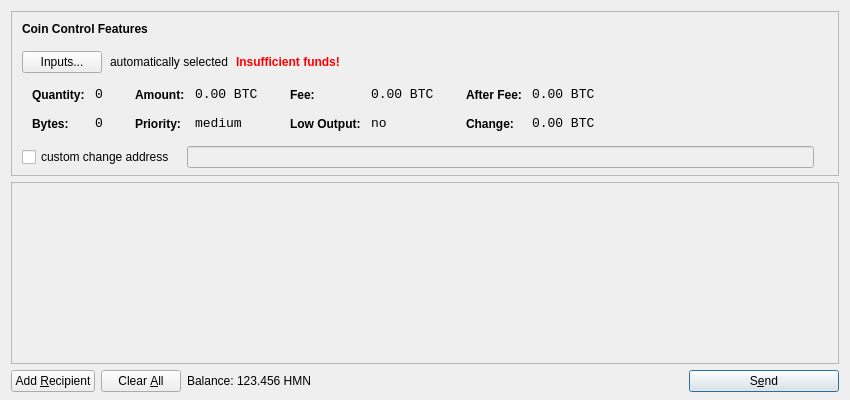
<?xml version="1.0" encoding="UTF-8"?>
<ui version="4.0">
 <class>SendCoinsDialog</class>
 <widget class="QDialog" name="SendCoinsDialog">
  <property name="geometry">
   <rect>
    <x>0</x>
    <y>0</y>
    <width>850</width>
    <height>400</height>
   </rect>
  </property>
  <property name="windowTitle">
   <string>Send Coins</string>
  </property>
  <layout class="QVBoxLayout" name="verticalLayout" stretch="0,1,0">
   <property name="bottomMargin">
    <number>8</number>
   </property>
   <item>
    <widget class="QFrame" name="frameCoinControl">
     <property name="sizePolicy">
      <sizepolicy hsizetype="Expanding" vsizetype="Expanding">
       <horstretch>0</horstretch>
       <verstretch>0</verstretch>
      </sizepolicy>
     </property>
     <property name="maximumSize">
      <size>
       <width>16777215</width>
       <height>16777215</height>
      </size>
     </property>
     <property name="frameShape">
      <enum>QFrame::StyledPanel</enum>
     </property>
     <property name="frameShadow">
      <enum>QFrame::Sunken</enum>
     </property>
     <layout class="QVBoxLayout" name="verticalLayoutCoinControl2">
      <property name="spacing">
       <number>-1</number>
      </property>
      <property name="leftMargin">
       <number>0</number>
      </property>
      <property name="topMargin">
       <number>0</number>
      </property>
      <property name="rightMargin">
       <number>0</number>
      </property>
      <property name="bottomMargin">
       <number>6</number>
      </property>
      <item>
       <layout class="QVBoxLayout" name="verticalLayoutCoinControl" stretch="0,0,0,0,1">
        <property name="spacing">
         <number>0</number>
        </property>
        <property name="leftMargin">
         <number>10</number>
        </property>
        <property name="topMargin">
         <number>10</number>
        </property>
        <item>
         <layout class="QHBoxLayout" name="horizontalLayoutCoinControl1">
          <property name="bottomMargin">
           <number>15</number>
          </property>
          <item>
           <widget class="QLabel" name="labelCoinControlFeatures">
            <property name="sizePolicy">
             <sizepolicy hsizetype="Preferred" vsizetype="Maximum">
              <horstretch>0</horstretch>
              <verstretch>0</verstretch>
             </sizepolicy>
            </property>
            <property name="font">
             <font>
              <weight>75</weight>
              <bold>true</bold>
             </font>
            </property>
            <property name="styleSheet">
             <string notr="true">font-weight:bold;</string>
            </property>
            <property name="text">
             <string>Coin Control Features</string>
            </property>
           </widget>
          </item>
         </layout>
        </item>
        <item>
         <layout class="QHBoxLayout" name="horizontalLayoutCoinControl2" stretch="0,0,0,0">
          <property name="spacing">
           <number>8</number>
          </property>
          <property name="bottomMargin">
           <number>10</number>
          </property>
          <item>
           <widget class="QPushButton" name="pushButtonCoinControl">
            <property name="styleSheet">
             <string notr="true"/>
            </property>
            <property name="text">
             <string>Inputs...</string>
            </property>
           </widget>
          </item>
          <item>
           <widget class="QLabel" name="labelCoinControlAutomaticallySelected">
            <property name="text">
             <string>automatically selected</string>
            </property>
            <property name="margin">
             <number>5</number>
            </property>
           </widget>
          </item>
          <item>
           <widget class="QLabel" name="labelCoinControlInsuffFunds">
            <property name="font">
             <font>
              <weight>75</weight>
              <bold>true</bold>
             </font>
            </property>
            <property name="styleSheet">
             <string notr="true">color:red;font-weight:bold;</string>
            </property>
            <property name="text">
             <string>Insufficient funds!</string>
            </property>
            <property name="margin">
             <number>5</number>
            </property>
           </widget>
          </item>
          <item>
           <spacer name="horizontalSpacerCoinControl">
            <property name="orientation">
             <enum>Qt::Horizontal</enum>
            </property>
            <property name="sizeHint" stdset="0">
             <size>
              <width>40</width>
              <height>1</height>
             </size>
            </property>
           </spacer>
          </item>
         </layout>
        </item>
        <item>
         <widget class="QWidget" name="widgetCoinControl" native="true">
          <property name="sizePolicy">
           <sizepolicy hsizetype="Preferred" vsizetype="Preferred">
            <horstretch>0</horstretch>
            <verstretch>0</verstretch>
           </sizepolicy>
          </property>
          <property name="minimumSize">
           <size>
            <width>0</width>
            <height>0</height>
           </size>
          </property>
          <property name="styleSheet">
           <string notr="true"/>
          </property>
          <layout class="QHBoxLayout" name="horizontalLayoutCoinControl5">
           <property name="margin">
            <number>0</number>
           </property>
           <item>
            <layout class="QHBoxLayout" name="horizontalLayoutCoinControl3" stretch="0,0,0,1">
             <property name="spacing">
              <number>20</number>
             </property>
             <property name="topMargin">
              <number>0</number>
             </property>
             <property name="bottomMargin">
              <number>10</number>
             </property>
             <item>
              <layout class="QFormLayout" name="formLayoutCoinControl1">
               <property name="horizontalSpacing">
                <number>10</number>
               </property>
               <property name="verticalSpacing">
                <number>14</number>
               </property>
               <property name="leftMargin">
                <number>10</number>
               </property>
               <property name="topMargin">
                <number>4</number>
               </property>
               <property name="rightMargin">
                <number>6</number>
               </property>
               <item row="0" column="0">
                <widget class="QLabel" name="labelCoinControlQuantityText">
                 <property name="styleSheet">
                  <string notr="true">font-weight:bold;</string>
                 </property>
                 <property name="text">
                  <string>Quantity:</string>
                 </property>
                 <property name="margin">
                  <number>0</number>
                 </property>
                </widget>
               </item>
               <item row="0" column="1">
                <widget class="QLabel" name="labelCoinControlQuantity">
                 <property name="font">
                  <font>
                   <family>Monospace</family>
                   <pointsize>10</pointsize>
                  </font>
                 </property>
                 <property name="cursor">
                  <cursorShape>IBeamCursor</cursorShape>
                 </property>
                 <property name="contextMenuPolicy">
                  <enum>Qt::ActionsContextMenu</enum>
                 </property>
                 <property name="text">
                  <string notr="true">0</string>
                 </property>
                 <property name="margin">
                  <number>0</number>
                 </property>
                 <property name="textInteractionFlags">
                  <set>Qt::LinksAccessibleByMouse|Qt::TextSelectableByKeyboard|Qt::TextSelectableByMouse</set>
                 </property>
                </widget>
               </item>
               <item row="1" column="0">
                <widget class="QLabel" name="labelCoinControlBytesText">
                 <property name="styleSheet">
                  <string notr="true">font-weight:bold;</string>
                 </property>
                 <property name="text">
                  <string>Bytes:</string>
                 </property>
                </widget>
               </item>
               <item row="1" column="1">
                <widget class="QLabel" name="labelCoinControlBytes">
                 <property name="font">
                  <font>
                   <family>Monospace</family>
                   <pointsize>10</pointsize>
                  </font>
                 </property>
                 <property name="cursor">
                  <cursorShape>IBeamCursor</cursorShape>
                 </property>
                 <property name="contextMenuPolicy">
                  <enum>Qt::ActionsContextMenu</enum>
                 </property>
                 <property name="text">
                  <string notr="true">0</string>
                 </property>
                 <property name="textInteractionFlags">
                  <set>Qt::LinksAccessibleByMouse|Qt::TextSelectableByKeyboard|Qt::TextSelectableByMouse</set>
                 </property>
                </widget>
               </item>
              </layout>
             </item>
             <item>
              <layout class="QFormLayout" name="formLayoutCoinControl2">
               <property name="horizontalSpacing">
                <number>10</number>
               </property>
               <property name="verticalSpacing">
                <number>14</number>
               </property>
               <property name="leftMargin">
                <number>6</number>
               </property>
               <property name="topMargin">
                <number>4</number>
               </property>
               <property name="rightMargin">
                <number>6</number>
               </property>
               <item row="0" column="0">
                <widget class="QLabel" name="labelCoinControlAmountText">
                 <property name="styleSheet">
                  <string notr="true">font-weight:bold;</string>
                 </property>
                 <property name="text">
                  <string>Amount:</string>
                 </property>
                 <property name="margin">
                  <number>0</number>
                 </property>
                </widget>
               </item>
               <item row="0" column="1">
                <widget class="QLabel" name="labelCoinControlAmount">
                 <property name="font">
                  <font>
                   <family>Monospace</family>
                   <pointsize>10</pointsize>
                  </font>
                 </property>
                 <property name="cursor">
                  <cursorShape>IBeamCursor</cursorShape>
                 </property>
                 <property name="contextMenuPolicy">
                  <enum>Qt::ActionsContextMenu</enum>
                 </property>
                 <property name="text">
                  <string notr="true">0.00 BTC</string>
                 </property>
                 <property name="textInteractionFlags">
                  <set>Qt::LinksAccessibleByMouse|Qt::TextSelectableByKeyboard|Qt::TextSelectableByMouse</set>
                 </property>
                </widget>
               </item>
               <item row="1" column="0">
                <widget class="QLabel" name="labelCoinControlPriorityText">
                 <property name="styleSheet">
                  <string notr="true">font-weight:bold;</string>
                 </property>
                 <property name="text">
                  <string>Priority:</string>
                 </property>
                </widget>
               </item>
               <item row="1" column="1">
                <widget class="QLabel" name="labelCoinControlPriority">
                 <property name="font">
                  <font>
                   <family>Monospace</family>
                   <pointsize>10</pointsize>
                  </font>
                 </property>
                 <property name="cursor">
                  <cursorShape>IBeamCursor</cursorShape>
                 </property>
                 <property name="contextMenuPolicy">
                  <enum>Qt::ActionsContextMenu</enum>
                 </property>
                 <property name="text">
                  <string>medium</string>
                 </property>
                 <property name="textInteractionFlags">
                  <set>Qt::LinksAccessibleByMouse|Qt::TextSelectableByKeyboard|Qt::TextSelectableByMouse</set>
                 </property>
                </widget>
               </item>
              </layout>
             </item>
             <item>
              <layout class="QFormLayout" name="formLayoutCoinControl3">
               <property name="horizontalSpacing">
                <number>10</number>
               </property>
               <property name="verticalSpacing">
                <number>14</number>
               </property>
               <property name="leftMargin">
                <number>6</number>
               </property>
               <property name="topMargin">
                <number>4</number>
               </property>
               <property name="rightMargin">
                <number>6</number>
               </property>
               <item row="0" column="0">
                <widget class="QLabel" name="labelCoinControlFeeText">
                 <property name="styleSheet">
                  <string notr="true">font-weight:bold;</string>
                 </property>
                 <property name="text">
                  <string>Fee:</string>
                 </property>
                 <property name="margin">
                  <number>0</number>
                 </property>
                </widget>
               </item>
               <item row="0" column="1">
                <widget class="QLabel" name="labelCoinControlFee">
                 <property name="font">
                  <font>
                   <family>Monospace</family>
                   <pointsize>10</pointsize>
                  </font>
                 </property>
                 <property name="cursor">
                  <cursorShape>IBeamCursor</cursorShape>
                 </property>
                 <property name="contextMenuPolicy">
                  <enum>Qt::ActionsContextMenu</enum>
                 </property>
                 <property name="text">
                  <string notr="true">0.00 BTC</string>
                 </property>
                 <property name="textInteractionFlags">
                  <set>Qt::LinksAccessibleByMouse|Qt::TextSelectableByKeyboard|Qt::TextSelectableByMouse</set>
                 </property>
                </widget>
               </item>
               <item row="1" column="0">
                <widget class="QLabel" name="labelCoinControlLowOutputText">
                 <property name="styleSheet">
                  <string notr="true">font-weight:bold;</string>
                 </property>
                 <property name="text">
                  <string>Low Output:</string>
                 </property>
                </widget>
               </item>
               <item row="1" column="1">
                <widget class="QLabel" name="labelCoinControlLowOutput">
                 <property name="font">
                  <font>
                   <family>Monospace</family>
                   <pointsize>10</pointsize>
                  </font>
                 </property>
                 <property name="cursor">
                  <cursorShape>IBeamCursor</cursorShape>
                 </property>
                 <property name="contextMenuPolicy">
                  <enum>Qt::ActionsContextMenu</enum>
                 </property>
                 <property name="text">
                  <string>no</string>
                 </property>
                 <property name="textInteractionFlags">
                  <set>Qt::LinksAccessibleByMouse|Qt::TextSelectableByKeyboard|Qt::TextSelectableByMouse</set>
                 </property>
                </widget>
               </item>
              </layout>
             </item>
             <item>
              <layout class="QFormLayout" name="formLayoutCoinControl4">
               <property name="horizontalSpacing">
                <number>10</number>
               </property>
               <property name="verticalSpacing">
                <number>14</number>
               </property>
               <property name="leftMargin">
                <number>6</number>
               </property>
               <property name="topMargin">
                <number>4</number>
               </property>
               <property name="rightMargin">
                <number>6</number>
               </property>
               <item row="0" column="0">
                <widget class="QLabel" name="labelCoinControlAfterFeeText">
                 <property name="styleSheet">
                  <string notr="true">font-weight:bold;</string>
                 </property>
                 <property name="text">
                  <string>After Fee:</string>
                 </property>
                 <property name="margin">
                  <number>0</number>
                 </property>
                </widget>
               </item>
               <item row="0" column="1">
                <widget class="QLabel" name="labelCoinControlAfterFee">
                 <property name="font">
                  <font>
                   <family>Monospace</family>
                   <pointsize>10</pointsize>
                  </font>
                 </property>
                 <property name="cursor">
                  <cursorShape>IBeamCursor</cursorShape>
                 </property>
                 <property name="contextMenuPolicy">
                  <enum>Qt::ActionsContextMenu</enum>
                 </property>
                 <property name="text">
                  <string notr="true">0.00 BTC</string>
                 </property>
                 <property name="textInteractionFlags">
                  <set>Qt::LinksAccessibleByMouse|Qt::TextSelectableByKeyboard|Qt::TextSelectableByMouse</set>
                 </property>
                </widget>
               </item>
               <item row="1" column="0">
                <widget class="QLabel" name="labelCoinControlChangeText">
                 <property name="styleSheet">
                  <string notr="true">font-weight:bold;</string>
                 </property>
                 <property name="text">
                  <string>Change:</string>
                 </property>
                </widget>
               </item>
               <item row="1" column="1">
                <widget class="QLabel" name="labelCoinControlChange">
                 <property name="font">
                  <font>
                   <family>Monospace</family>
                   <pointsize>10</pointsize>
                  </font>
                 </property>
                 <property name="cursor">
                  <cursorShape>IBeamCursor</cursorShape>
                 </property>
                 <property name="contextMenuPolicy">
                  <enum>Qt::ActionsContextMenu</enum>
                 </property>
                 <property name="text">
                  <string notr="true">0.00 BTC</string>
                 </property>
                 <property name="textInteractionFlags">
                  <set>Qt::LinksAccessibleByMouse|Qt::TextSelectableByKeyboard|Qt::TextSelectableByMouse</set>
                 </property>
                </widget>
               </item>
              </layout>
             </item>
            </layout>
           </item>
          </layout>
         </widget>
        </item>
        <item>
         <layout class="QHBoxLayout" name="horizontalLayoutCoinControl4" stretch="0,0,0">
          <property name="spacing">
           <number>12</number>
          </property>
          <property name="sizeConstraint">
           <enum>QLayout::SetDefaultConstraint</enum>
          </property>
          <property name="topMargin">
           <number>5</number>
          </property>
          <property name="rightMargin">
           <number>5</number>
          </property>
          <item>
           <widget class="QCheckBox" name="checkBoxCoinControlChange">
            <property name="text">
             <string>custom change address</string>
            </property>
           </widget>
          </item>
          <item>
           <widget class="QLineEdit" name="lineEditCoinControlChange">
            <property name="enabled">
             <bool>false</bool>
            </property>
            <property name="sizePolicy">
             <sizepolicy hsizetype="Expanding" vsizetype="Fixed">
              <horstretch>0</horstretch>
              <verstretch>0</verstretch>
             </sizepolicy>
            </property>
           </widget>
          </item>
          <item>
           <widget class="QLabel" name="labelCoinControlChangeLabel">
            <property name="sizePolicy">
             <sizepolicy hsizetype="Preferred" vsizetype="Expanding">
              <horstretch>0</horstretch>
              <verstretch>0</verstretch>
             </sizepolicy>
            </property>
            <property name="minimumSize">
             <size>
              <width>0</width>
              <height>0</height>
             </size>
            </property>
            <property name="text">
             <string/>
            </property>
            <property name="margin">
             <number>3</number>
            </property>
           </widget>
          </item>
         </layout>
        </item>
        <item>
         <spacer name="verticalSpacerCoinControl">
          <property name="orientation">
           <enum>Qt::Vertical</enum>
          </property>
          <property name="sizeHint" stdset="0">
           <size>
            <width>800</width>
            <height>1</height>
           </size>
          </property>
         </spacer>
        </item>
       </layout>
      </item>
     </layout>
    </widget>
   </item>
   <item>
    <widget class="QScrollArea" name="scrollArea">
     <property name="widgetResizable">
      <bool>true</bool>
     </property>
     <widget class="QWidget" name="scrollAreaWidgetContents">
      <property name="geometry">
       <rect>
        <x>0</x>
        <y>0</y>
        <width>830</width>
        <height>165</height>
       </rect>
      </property>
      <layout class="QVBoxLayout" name="verticalLayout_2">
       <property name="margin">
        <number>0</number>
       </property>
       <item>
        <layout class="QVBoxLayout" name="entries">
         <property name="spacing">
          <number>6</number>
         </property>
        </layout>
       </item>
       <item>
        <spacer name="verticalSpacer">
         <property name="orientation">
          <enum>Qt::Vertical</enum>
         </property>
         <property name="sizeHint" stdset="0">
          <size>
           <width>20</width>
           <height>40</height>
          </size>
         </property>
        </spacer>
       </item>
      </layout>
     </widget>
    </widget>
   </item>
   <item>
    <layout class="QHBoxLayout" name="horizontalLayout">
     <item>
      <widget class="QPushButton" name="addButton">
       <property name="toolTip">
        <string>Send to multiple recipients at once</string>
       </property>
       <property name="text">
        <string>Add &amp;Recipient</string>
       </property>
       <property name="icon">
        <iconset resource="../bitcoin.qrc">
         <normaloff>:/icons/add</normaloff>:/icons/add</iconset>
       </property>
       <property name="autoDefault">
        <bool>false</bool>
       </property>
      </widget>
     </item>
     <item>
      <widget class="QPushButton" name="clearButton">
       <property name="sizePolicy">
        <sizepolicy hsizetype="Minimum" vsizetype="Fixed">
         <horstretch>0</horstretch>
         <verstretch>0</verstretch>
        </sizepolicy>
       </property>
       <property name="toolTip">
        <string>Remove all transaction fields</string>
       </property>
       <property name="text">
        <string>Clear &amp;All</string>
       </property>
       <property name="icon">
        <iconset resource="../bitcoin.qrc">
         <normaloff>:/icons/remove</normaloff>:/icons/remove</iconset>
       </property>
       <property name="autoRepeatDelay">
        <number>300</number>
       </property>
       <property name="autoDefault">
        <bool>false</bool>
       </property>
      </widget>
     </item>
     <item>
      <layout class="QHBoxLayout" name="horizontalLayout_2">
       <property name="spacing">
        <number>3</number>
       </property>
       <item>
        <widget class="QLabel" name="label">
         <property name="text">
          <string>Balance:</string>
         </property>
        </widget>
       </item>
       <item>
        <widget class="QLabel" name="labelBalance">
         <property name="cursor">
          <cursorShape>IBeamCursor</cursorShape>
         </property>
         <property name="text">
          <string>123.456 HMN</string>
         </property>
         <property name="textInteractionFlags">
          <set>Qt::LinksAccessibleByMouse|Qt::TextSelectableByKeyboard|Qt::TextSelectableByMouse</set>
         </property>
        </widget>
       </item>
      </layout>
     </item>
     <item>
      <spacer name="horizontalSpacer">
       <property name="orientation">
        <enum>Qt::Horizontal</enum>
       </property>
       <property name="sizeHint" stdset="0">
        <size>
         <width>40</width>
         <height>20</height>
        </size>
       </property>
      </spacer>
     </item>
     <item>
      <widget class="QPushButton" name="sendButton">
       <property name="minimumSize">
        <size>
         <width>150</width>
         <height>0</height>
        </size>
       </property>
       <property name="toolTip">
        <string>Confirm the send action</string>
       </property>
       <property name="text">
        <string>S&amp;end</string>
       </property>
       <property name="icon">
        <iconset resource="../bitcoin.qrc">
         <normaloff>:/icons/send</normaloff>:/icons/send</iconset>
       </property>
       <property name="default">
        <bool>true</bool>
       </property>
      </widget>
     </item>
    </layout>
   </item>
  </layout>
 </widget>
 <resources>
  <include location="../bitcoin.qrc"/>
 </resources>
 <connections/>
</ui>
